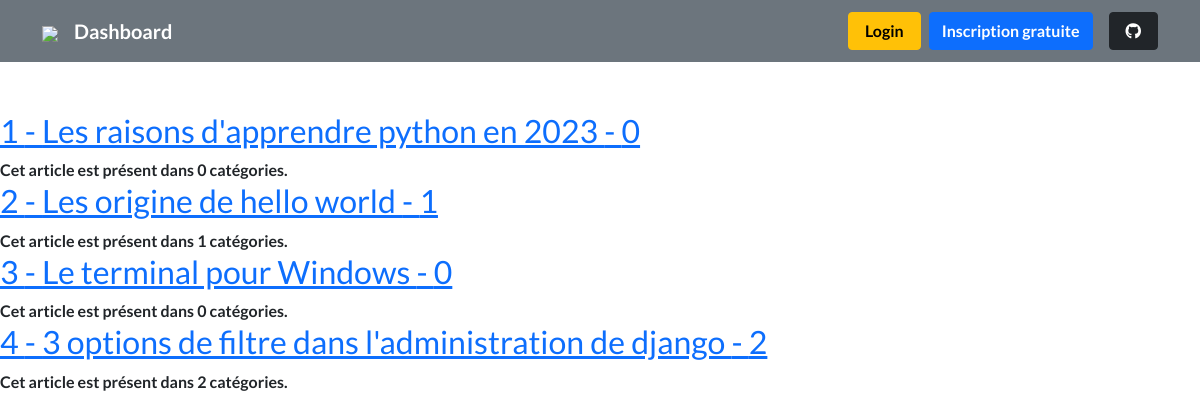
The app's page / (signed in) with its own data.
### blog/models.py (models this page shows, shortened)
class BlogPost(models.Model):
    author = models.ForeignKey(User, on_delete=models.SET_NULL, null=True)
    category = models.ManyToManyField(Category)
    title = models.CharField(max_length=100)
    slug = models.SlugField()
    published = models.BooleanField(default=False)
    date = models.DateField(blank=True, null=True)
    content = models.TextField()
    description = models.TextField()
    class Meta:
        verbose_name = "Article"

### WebSites/views.py (the view)
# urls.py: path('', blog_posts, name="blog-index"),
@login_required()
def blog_posts(request):
    posts = BlogPost.objects.all()
    return render(request, 'blog/index.html', context={'posts': posts})
    """
    blog_post = get_object_or_404(BlogPost, pk=2)
    return HttpResponse(blog_post.content)
    """

### blog/templates/blog/index.html (shortened to what this page needs)
{% extends 'blog/base.html' %}
 {% block content %}
     {% for blog_post in posts %}
    {% with categories=blog_post.category.count %}
    <a href="{% url 'blog-post' blog_post.slug  %}">
    <h2 >{{ forloop.counter }} - {{ blog_post.title }} - {{categories}}</h2>
    </a>
    <strong> Cet article est présent dans {{ categories }} catégories.</strong>
    {% endwith %}
{% endfor %}
 {% endblock %}

### blog/static/css/style.css (style rules this page uses)
html, body { height: 100%; margin: 0; border: 0; font-family: 'Lato', sans-serif; }
body { background-repeat: no-repeat; background-size: cover; }

### records on screen
BlogPost: title "Les raisons d'apprendre python en 2023", category.count "0"
BlogPost: title "Les origine de hello world", category.count "1"
BlogPost: title "Le terminal pour Windows", category.count "0"
BlogPost: title "3 options de filtre dans l'administration de django", category.count "2"
